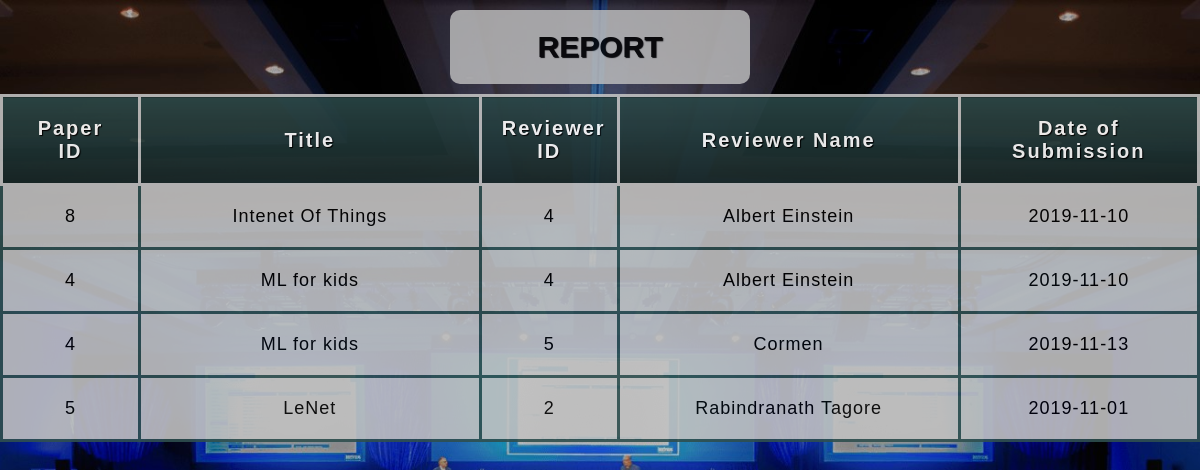
The app's page /query/query1.php with its own data.
### tables this page shows
CREATE TABLE `paper` (
  `p_id` int(10) NOT NULL,
  `title` varchar(200) NOT NULL,
  `abstract` varchar(1000) NOT NULL,
  `efile` varchar(2000) NOT NULL,
  `contact_author` int(10) NOT NULL,
  `date_of_submission` date NOT NULL
);

CREATE TABLE `reviewer` (
  `email` varchar(50) NOT NULL,
  `reviewer_id` int(10) NOT NULL,
  `affiliation` varchar(50) NOT NULL,
  `name` varchar(30) NOT NULL,
  `phone` varchar(20) NOT NULL,
  `submission_date` date NOT NULL
);

### query/query1.php (the view, shortened to what this page needs)
<!DOCTYPE html>
<html>
<head>
	<link rel='stylesheet' type='text/css' href="css/query1_styles.css">
</head>
<body>
<?php
$servername = "localhost";
$username="root";
$password="";
$dbname="conference";
$conn = new mysqli($servername, $username, $password, $dbname);
$sql = "SELECT p.p_id,p.title,r.reviewer_id,r.name,r.submission_date
		FROM paper p, score s, reviewer r
		WHERE p.p_id=s.paper_id AND s.reviewer_id=r.reviewer_id
		ORDER BY r.name";
$result = $conn->query($sql);
echo "<table>
			<caption>REPORT</caption>
			<thead>
			<tr>
				<th scope='col'>Paper ID</th>
				<th scope='col'>Title</th>
				<th scope='col'>Reviewer ID</th>
				<th scope='col'>Reviewer Name</th>
				<th scope='col'>Date of Submission</th>
			</tr>
		</thead>
		<tbody>";
if($result->num_rows > 0){
	while($row = mysqli_fetch_array($result)) {
    	 echo "<tr>
    	 			<td>".$row["p_id"]."</td>
    	 			<td>".$row["title"]."</td>
    	 			<td>".$row["reviewer_id"]."</td>
    	 			<td>".$row["name"]."</td>
    	 			<td>".$row["submission_date"]."</td>
    	 		</tr>";
	}
}
else {
    echo "0 results";
}
echo "</tbody></table>";
?>

### query/css/query1_styles.css (style rules this page uses)
body { margin: 0; padding: 0; background: url(conference.jpg) no-repeat center center fixed; background-size: cover; font-family: sans-serif; }
table { table-layout: fixed; width: 100%; border-collapse: collapse; font-size: 18px; background-color: silver; opacity: 0.9; border-radius: 10px; }
thead th:nth-child(1) { width: 10%; }
thead th:nth-child(2) { width: 30%; }
thead th:nth-child(3) { width: 10%; }
thead th:nth-child(4) { width: 30%; }
thead th:nth-child(5) { width: 20%; }
caption { width: 25%; margin-left: 37.5%; padding-top: 20px; padding-bottom: 20px; background-color: silver; font-size: 30px; font-weight: bold; text-shadow: 1px 1px 1px black; border-radius: 10px; margin-bottom: 10px; margin-top: 10px; opacity: 0.9; }
th, td { padding: 20px; }
th { letter-spacing: 2px; font-size: 20px; }
td { letter-spacing: 1px; }
tbody td, th { text-align: center; border: 3px solid darkslategray; }
thead { background-color: darkslategray; color: white; text-shadow: 1px 1px 1px black; }
thead th { background: linear-gradient(to bottom, rgba(0,0,0,0.1), rgba(0,0,0,0.5)); border: 3px solid silver; }

### records on screen
paper: p_id "8", title "Intenet Of Things", reviewer.reviewer_id "4", reviewer.name "Albert Einstein", reviewer.submission_date "2019-11-10"
paper: p_id "4", title "ML for kids", reviewer.reviewer_id "4", reviewer.name "Albert Einstein", reviewer.submission_date "2019-11-10", reviewer.reviewer_id "5", reviewer.name "Cormen", reviewer.submission_date "2019-11-13"
paper: p_id "5", title "LeNet", reviewer.reviewer_id "2", reviewer.name "Rabindranath Tagore", reviewer.submission_date "2019-11-01"
